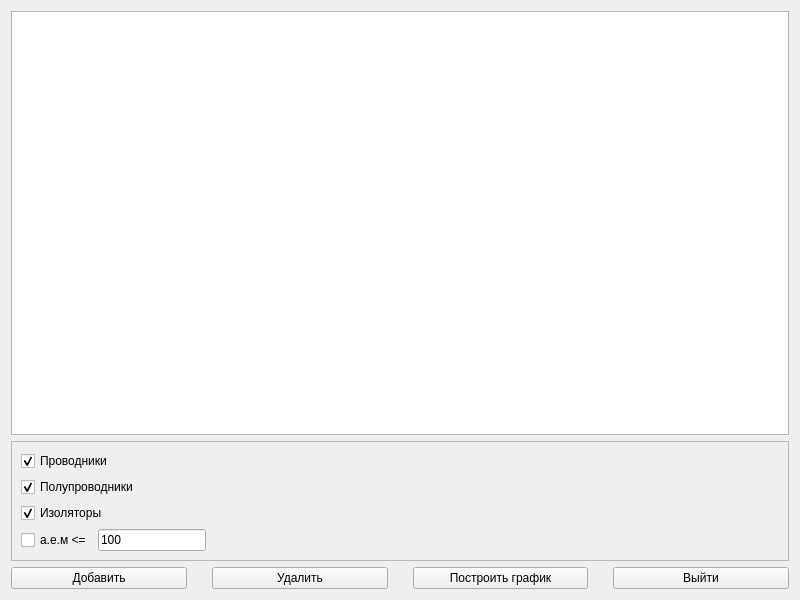
<?xml version="1.0" encoding="UTF-8"?>
<ui version="4.0">
 <class>MainWindow</class>
 <widget class="QWidget" name="MainWindow">
  <property name="geometry">
   <rect>
    <x>0</x>
    <y>0</y>
    <width>800</width>
    <height>600</height>
   </rect>
  </property>
  <property name="windowTitle">
   <string>Химические элементы</string>
  </property>
  <layout class="QVBoxLayout" name="verticalLayout_2">
   <item>
    <widget class="QTableView" name="tableView">
     <attribute name="horizontalHeaderVisible">
      <bool>true</bool>
     </attribute>
     <attribute name="horizontalHeaderShowSortIndicator" stdset="0">
      <bool>false</bool>
     </attribute>
     <attribute name="horizontalHeaderStretchLastSection">
      <bool>false</bool>
     </attribute>
     <attribute name="verticalHeaderVisible">
      <bool>false</bool>
     </attribute>
    </widget>
   </item>
   <item>
    <widget class="QFrame" name="frame">
     <property name="frameShape">
      <enum>QFrame::StyledPanel</enum>
     </property>
     <property name="frameShadow">
      <enum>QFrame::Raised</enum>
     </property>
     <layout class="QVBoxLayout" name="verticalLayout">
      <item>
       <widget class="QCheckBox" name="checkBox">
        <property name="text">
         <string>Проводники</string>
        </property>
        <property name="checked">
         <bool>true</bool>
        </property>
        <property name="tristate">
         <bool>false</bool>
        </property>
       </widget>
      </item>
      <item>
       <widget class="QCheckBox" name="checkBox_2">
        <property name="text">
         <string>Полупроводники</string>
        </property>
        <property name="checked">
         <bool>true</bool>
        </property>
       </widget>
      </item>
      <item>
       <widget class="QCheckBox" name="checkBox_3">
        <property name="text">
         <string>Изоляторы</string>
        </property>
        <property name="checked">
         <bool>true</bool>
        </property>
       </widget>
      </item>
      <item>
       <layout class="QHBoxLayout" name="horizontalLayout_2">
        <item>
         <widget class="QCheckBox" name="checkBox_4">
          <property name="text">
           <string>а.е.м &lt;=</string>
          </property>
         </widget>
        </item>
        <item>
         <widget class="QLineEdit" name="lineEdit">
          <property name="sizePolicy">
           <sizepolicy hsizetype="Fixed" vsizetype="Fixed">
            <horstretch>0</horstretch>
            <verstretch>0</verstretch>
           </sizepolicy>
          </property>
          <property name="text">
           <string>100</string>
          </property>
         </widget>
        </item>
        <item>
         <spacer name="horizontalSpacer">
          <property name="orientation">
           <enum>Qt::Horizontal</enum>
          </property>
          <property name="sizeHint" stdset="0">
           <size>
            <width>40</width>
            <height>20</height>
           </size>
          </property>
         </spacer>
        </item>
       </layout>
      </item>
     </layout>
    </widget>
   </item>
   <item>
    <layout class="QHBoxLayout" name="horizontalLayout">
     <property name="spacing">
      <number>25</number>
     </property>
     <item>
      <widget class="QPushButton" name="pushButton">
       <property name="text">
        <string>Добавить</string>
       </property>
      </widget>
     </item>
     <item>
      <widget class="QPushButton" name="pushButton_2">
       <property name="text">
        <string>Удалить</string>
       </property>
      </widget>
     </item>
     <item>
      <widget class="QPushButton" name="pushButton_3">
       <property name="text">
        <string>Построить график</string>
       </property>
      </widget>
     </item>
     <item>
      <widget class="QPushButton" name="pushButton_4">
       <property name="text">
        <string>Выйти</string>
       </property>
      </widget>
     </item>
    </layout>
   </item>
  </layout>
 </widget>
 <resources/>
 <connections>
  <connection>
   <sender>pushButton_4</sender>
   <signal>clicked()</signal>
   <receiver>MainWindow</receiver>
   <slot>close()</slot>
   <hints>
    <hint type="sourcelabel">
     <x>703</x>
     <y>570</y>
    </hint>
    <hint type="destinationlabel">
     <x>793</x>
     <y>509</y>
    </hint>
   </hints>
  </connection>
 </connections>
</ui>
